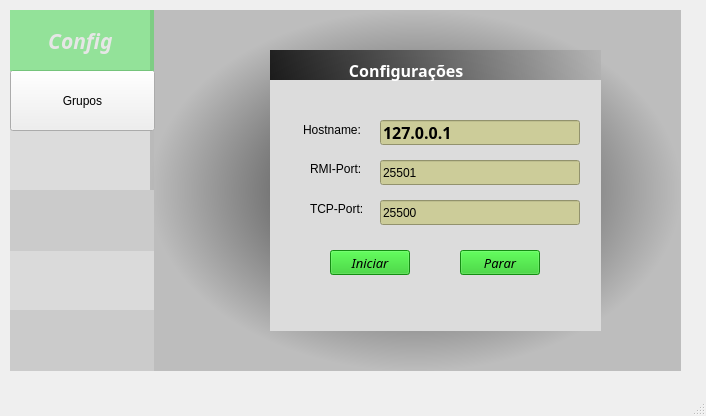
<?xml version="1.0" encoding="UTF-8"?>
<ui version="4.0">
 <class>MainWindow</class>
 <widget class="QMainWindow" name="MainWindow">
  <property name="geometry">
   <rect>
    <x>0</x>
    <y>0</y>
    <width>706</width>
    <height>416</height>
   </rect>
  </property>
  <property name="windowTitle">
   <string>MainWindow</string>
  </property>
  <widget class="QWidget" name="centralwidget">
   <widget class="QStackedWidget" name="stackedWidget">
    <property name="geometry">
     <rect>
      <x>10</x>
      <y>0</y>
      <width>691</width>
      <height>371</height>
     </rect>
    </property>
    <property name="currentIndex">
     <number>2</number>
    </property>
    <widget class="QWidget" name="page">
     <widget class="QLabel" name="label">
      <property name="geometry">
       <rect>
        <x>170</x>
        <y>20</y>
        <width>54</width>
        <height>17</height>
       </rect>
      </property>
      <property name="text">
       <string>Grupos</string>
      </property>
     </widget>
     <widget class="QListWidget" name="lista_grupos">
      <property name="geometry">
       <rect>
        <x>160</x>
        <y>50</y>
        <width>111</width>
        <height>121</height>
       </rect>
      </property>
     </widget>
     <widget class="QLabel" name="label_11">
      <property name="geometry">
       <rect>
        <x>0</x>
        <y>10</y>
        <width>144</width>
        <height>361</height>
       </rect>
      </property>
      <property name="maximumSize">
       <size>
        <width>144</width>
        <height>400</height>
       </size>
      </property>
      <property name="styleSheet">
       <string notr="true">background-color: rgb(220, 220, 220);</string>
      </property>
      <property name="text">
       <string/>
      </property>
     </widget>
     <widget class="QLabel" name="label_16">
      <property name="geometry">
       <rect>
        <x>140</x>
        <y>10</y>
        <width>531</width>
        <height>361</height>
       </rect>
      </property>
      <property name="styleSheet">
       <string notr="true">background-color: qradialgradient(spread:pad, cx:0.5, cy:0.5, radius:0.5, fx:0.5, fy:0.5, stop:0 rgba(0, 0, 0, 214), stop:1 rgba(179, 179, 179, 216));</string>
      </property>
      <property name="text">
       <string/>
      </property>
     </widget>
     <widget class="QLabel" name="label_18">
      <property name="geometry">
       <rect>
        <x>0</x>
        <y>190</y>
        <width>144</width>
        <height>61</height>
       </rect>
      </property>
      <property name="maximumSize">
       <size>
        <width>144</width>
        <height>400</height>
       </size>
      </property>
      <property name="font">
       <font>
        <family>Microsoft YaHei</family>
        <pointsize>14</pointsize>
        <weight>75</weight>
        <italic>false</italic>
        <bold>true</bold>
       </font>
      </property>
      <property name="layoutDirection">
       <enum>Qt::RightToLeft</enum>
      </property>
      <property name="styleSheet">
       <string notr="true">background-color: rgb(203, 203, 203);</string>
      </property>
      <property name="text">
       <string/>
      </property>
     </widget>
     <widget class="QLabel" name="label_20">
      <property name="geometry">
       <rect>
        <x>0</x>
        <y>310</y>
        <width>144</width>
        <height>61</height>
       </rect>
      </property>
      <property name="maximumSize">
       <size>
        <width>144</width>
        <height>400</height>
       </size>
      </property>
      <property name="font">
       <font>
        <family>Microsoft YaHei</family>
        <pointsize>14</pointsize>
        <weight>75</weight>
        <italic>false</italic>
        <bold>true</bold>
       </font>
      </property>
      <property name="layoutDirection">
       <enum>Qt::RightToLeft</enum>
      </property>
      <property name="styleSheet">
       <string notr="true">background-color: rgb(203, 203, 203);</string>
      </property>
      <property name="text">
       <string/>
      </property>
     </widget>
     <widget class="QLabel" name="label_21">
      <property name="geometry">
       <rect>
        <x>0</x>
        <y>250</y>
        <width>144</width>
        <height>61</height>
       </rect>
      </property>
      <property name="maximumSize">
       <size>
        <width>144</width>
        <height>400</height>
       </size>
      </property>
      <property name="font">
       <font>
        <family>Microsoft YaHei</family>
        <pointsize>14</pointsize>
        <weight>75</weight>
        <italic>false</italic>
        <bold>true</bold>
       </font>
      </property>
      <property name="layoutDirection">
       <enum>Qt::RightToLeft</enum>
      </property>
      <property name="styleSheet">
       <string notr="true">background-color: rgb(218, 218, 218);</string>
      </property>
      <property name="text">
       <string/>
      </property>
     </widget>
     <widget class="QLabel" name="label_19">
      <property name="geometry">
       <rect>
        <x>0</x>
        <y>70</y>
        <width>144</width>
        <height>61</height>
       </rect>
      </property>
      <property name="maximumSize">
       <size>
        <width>144</width>
        <height>400</height>
       </size>
      </property>
      <property name="font">
       <font>
        <family>Microsoft YaHei</family>
        <pointsize>16</pointsize>
        <weight>75</weight>
        <italic>true</italic>
        <bold>true</bold>
       </font>
      </property>
      <property name="layoutDirection">
       <enum>Qt::RightToLeft</enum>
      </property>
      <property name="styleSheet">
       <string notr="true">background-color: rgba(32, 234, 49, 100);
color: rgb(230, 230, 230);</string>
      </property>
      <property name="text">
       <string>      Grupos</string>
      </property>
     </widget>
     <widget class="QLineEdit" name="gruponame">
      <property name="geometry">
       <rect>
        <x>400</x>
        <y>90</y>
        <width>200</width>
        <height>25</height>
       </rect>
      </property>
      <property name="maximumSize">
       <size>
        <width>200</width>
        <height>25</height>
       </size>
      </property>
      <property name="font">
       <font>
        <family>Maiandra GD</family>
        <pointsize>12</pointsize>
        <weight>75</weight>
        <bold>true</bold>
       </font>
      </property>
      <property name="accessibleDescription">
       <string>User</string>
      </property>
      <property name="styleSheet">
       <string notr="true">background-color: rgb(204, 204, 153);</string>
      </property>
      <property name="text">
       <string/>
      </property>
      <property name="placeholderText">
       <string>user</string>
      </property>
     </widget>
     <widget class="QLabel" name="label_27">
      <property name="geometry">
       <rect>
        <x>323</x>
        <y>90</y>
        <width>61</width>
        <height>20</height>
       </rect>
      </property>
      <property name="text">
       <string>Nome:</string>
      </property>
     </widget>
     <widget class="QPushButton" name="bt_criargrupo">
      <property name="geometry">
       <rect>
        <x>420</x>
        <y>140</y>
        <width>80</width>
        <height>25</height>
       </rect>
      </property>
      <property name="maximumSize">
       <size>
        <width>80</width>
        <height>25</height>
       </size>
      </property>
      <property name="palette">
       <palette>
        <active>
         <colorrole role="Button">
          <brush brushstyle="SolidPattern">
           <color alpha="255">
            <red>28</red>
            <green>198</green>
            <blue>25</blue>
           </color>
          </brush>
         </colorrole>
         <colorrole role="Base">
          <brush brushstyle="SolidPattern">
           <color alpha="255">
            <red>28</red>
            <green>198</green>
            <blue>25</blue>
           </color>
          </brush>
         </colorrole>
         <colorrole role="Window">
          <brush brushstyle="SolidPattern">
           <color alpha="255">
            <red>28</red>
            <green>198</green>
            <blue>25</blue>
           </color>
          </brush>
         </colorrole>
        </active>
        <inactive>
         <colorrole role="Button">
          <brush brushstyle="SolidPattern">
           <color alpha="255">
            <red>28</red>
            <green>198</green>
            <blue>25</blue>
           </color>
          </brush>
         </colorrole>
         <colorrole role="Base">
          <brush brushstyle="SolidPattern">
           <color alpha="255">
            <red>28</red>
            <green>198</green>
            <blue>25</blue>
           </color>
          </brush>
         </colorrole>
         <colorrole role="Window">
          <brush brushstyle="SolidPattern">
           <color alpha="255">
            <red>28</red>
            <green>198</green>
            <blue>25</blue>
           </color>
          </brush>
         </colorrole>
        </inactive>
        <disabled>
         <colorrole role="Button">
          <brush brushstyle="SolidPattern">
           <color alpha="255">
            <red>28</red>
            <green>198</green>
            <blue>25</blue>
           </color>
          </brush>
         </colorrole>
         <colorrole role="Base">
          <brush brushstyle="SolidPattern">
           <color alpha="255">
            <red>28</red>
            <green>198</green>
            <blue>25</blue>
           </color>
          </brush>
         </colorrole>
         <colorrole role="Window">
          <brush brushstyle="SolidPattern">
           <color alpha="255">
            <red>28</red>
            <green>198</green>
            <blue>25</blue>
           </color>
          </brush>
         </colorrole>
        </disabled>
       </palette>
      </property>
      <property name="font">
       <font>
        <family>Lucida Sans Unicode</family>
        <pointsize>10</pointsize>
        <italic>true</italic>
       </font>
      </property>
      <property name="styleSheet">
       <string notr="true">background-color: rgb(28, 198, 25);</string>
      </property>
      <property name="text">
       <string>Criar</string>
      </property>
     </widget>
     <widget class="QLabel" name="label_2">
      <property name="geometry">
       <rect>
        <x>440</x>
        <y>70</y>
        <width>81</width>
        <height>17</height>
       </rect>
      </property>
      <property name="text">
       <string>Criar grupo</string>
      </property>
     </widget>
     <widget class="QPushButton" name="ir_config">
      <property name="geometry">
       <rect>
        <x>0</x>
        <y>10</y>
        <width>145</width>
        <height>61</height>
       </rect>
      </property>
      <property name="maximumSize">
       <size>
        <width>145</width>
        <height>100</height>
       </size>
      </property>
      <property name="text">
       <string>Config</string>
      </property>
     </widget>
     <widget class="QListWidget" name="lista_onlines">
      <property name="geometry">
       <rect>
        <x>220</x>
        <y>220</y>
        <width>151</width>
        <height>141</height>
       </rect>
      </property>
     </widget>
     <widget class="QLabel" name="label_5">
      <property name="geometry">
       <rect>
        <x>230</x>
        <y>190</y>
        <width>111</width>
        <height>17</height>
       </rect>
      </property>
      <property name="text">
       <string>Usuarios Online</string>
      </property>
     </widget>
     <widget class="QListWidget" name="lista_banidos">
      <property name="geometry">
       <rect>
        <x>440</x>
        <y>220</y>
        <width>151</width>
        <height>141</height>
       </rect>
      </property>
     </widget>
     <widget class="QLabel" name="label_13">
      <property name="geometry">
       <rect>
        <x>450</x>
        <y>190</y>
        <width>111</width>
        <height>17</height>
       </rect>
      </property>
      <property name="text">
       <string>Usuarios Banidos</string>
      </property>
     </widget>
     <zorder>label_11</zorder>
     <zorder>label_16</zorder>
     <zorder>label_20</zorder>
     <zorder>label_18</zorder>
     <zorder>label</zorder>
     <zorder>lista_grupos</zorder>
     <zorder>label_21</zorder>
     <zorder>label_19</zorder>
     <zorder>gruponame</zorder>
     <zorder>label_27</zorder>
     <zorder>bt_criargrupo</zorder>
     <zorder>label_2</zorder>

     <zorder>ir_config</zorder>
     <zorder>lista_onlines</zorder>
     <zorder>label_5</zorder>
     <zorder>lista_banidos</zorder>
     <zorder>label_13</zorder>
    </widget>
    <widget class="QWidget" name="page_3">
     <widget class="QLabel" name="label_46">
      <property name="geometry">
       <rect>
        <x>0</x>
        <y>120</y>
        <width>144</width>
        <height>61</height>
       </rect>
      </property>
      <property name="maximumSize">
       <size>
        <width>144</width>
        <height>400</height>
       </size>
      </property>
      <property name="font">
       <font>
        <family>Microsoft YaHei</family>
        <pointsize>16</pointsize>
        <weight>75</weight>
        <italic>true</italic>
        <bold>true</bold>
       </font>
      </property>
      <property name="layoutDirection">
       <enum>Qt::RightToLeft</enum>
      </property>
      <property name="styleSheet">
       <string notr="true">background-color: rgba(32, 234, 49, 100);
color: rgb(230, 230, 230);</string>
      </property>
      <property name="text">
       <string>    Logs</string>
      </property>
     </widget>
     <widget class="QLabel" name="label_47">
      <property name="geometry">
       <rect>
        <x>0</x>
        <y>240</y>
        <width>144</width>
        <height>61</height>
       </rect>
      </property>
      <property name="maximumSize">
       <size>
        <width>144</width>
        <height>400</height>
       </size>
      </property>
      <property name="font">
       <font>
        <family>Microsoft YaHei</family>
        <pointsize>14</pointsize>
        <weight>75</weight>
        <italic>false</italic>
        <bold>true</bold>
       </font>
      </property>
      <property name="layoutDirection">
       <enum>Qt::RightToLeft</enum>
      </property>
      <property name="styleSheet">
       <string notr="true">background-color: rgb(218, 218, 218);</string>
      </property>
      <property name="text">
       <string/>
      </property>
     </widget>
     <widget class="QLabel" name="label_48">
      <property name="geometry">
       <rect>
        <x>0</x>
        <y>180</y>
        <width>144</width>
        <height>61</height>
       </rect>
      </property>
      <property name="maximumSize">
       <size>
        <width>144</width>
        <height>400</height>
       </size>
      </property>
      <property name="font">
       <font>
        <family>Microsoft YaHei</family>
        <pointsize>14</pointsize>
        <weight>75</weight>
        <italic>false</italic>
        <bold>true</bold>
       </font>
      </property>
      <property name="layoutDirection">
       <enum>Qt::RightToLeft</enum>
      </property>
      <property name="styleSheet">
       <string notr="true">background-color: rgb(203, 203, 203);</string>
      </property>
      <property name="text">
       <string/>
      </property>
     </widget>
     <widget class="QLabel" name="label_49">
      <property name="geometry">
       <rect>
        <x>140</x>
        <y>0</y>
        <width>531</width>
        <height>361</height>
       </rect>
      </property>
      <property name="styleSheet">
       <string notr="true">background-color: qradialgradient(spread:pad, cx:0.5, cy:0.5, radius:0.5, fx:0.5, fy:0.5, stop:0 rgba(0, 0, 0, 214), stop:1 rgba(179, 179, 179, 216));</string>
      </property>
      <property name="text">
       <string/>
      </property>
     </widget>
     <widget class="QLabel" name="label_51">
      <property name="geometry">
       <rect>
        <x>0</x>
        <y>300</y>
        <width>144</width>
        <height>61</height>
       </rect>
      </property>
      <property name="maximumSize">
       <size>
        <width>144</width>
        <height>400</height>
       </size>
      </property>
      <property name="font">
       <font>
        <family>Microsoft YaHei</family>
        <pointsize>14</pointsize>
        <weight>75</weight>
        <italic>false</italic>
        <bold>true</bold>
       </font>
      </property>
      <property name="layoutDirection">
       <enum>Qt::RightToLeft</enum>
      </property>
      <property name="styleSheet">
       <string notr="true">background-color: rgb(203, 203, 203);</string>
      </property>
      <property name="text">
       <string/>
      </property>
     </widget>

     <widget class="QLabel" name="label_3">
      <property name="geometry">
       <rect>
        <x>190</x>
        <y>30</y>
        <width>54</width>
        <height>17</height>
       </rect>
      </property>
      <property name="text">
       <string>Logs</string>
      </property>
     </widget>
     <widget class="QPushButton" name="bt_limpar_logs">
      <property name="geometry">
       <rect>
        <x>360</x>
        <y>310</y>
        <width>80</width>
        <height>25</height>
       </rect>
      </property>
      <property name="maximumSize">
       <size>
        <width>80</width>
        <height>25</height>
       </size>
      </property>
      <property name="palette">
       <palette>
        <active>
<!--         <colorrole role="Button">-->
<!--          <brush brushstyle="SolidPattern">-->
<!--           <color alpha="255">-->
<!--            <red>28</red>-->
<!--            <green>198</green>-->
<!--            <blue>25</blue>-->
<!--           </color>-->
<!--          </brush>-->
<!--         </colorrole>-->
<!--         <colorrole role="Base">-->
<!--          <brush brushstyle="SolidPattern">-->
<!--           <color alpha="255">-->
<!--            <red>28</red>-->
<!--            <green>198</green>-->
<!--            <blue>25</blue>-->
<!--           </color>-->
<!--          </brush>-->
<!--         </colorrole>-->
         <colorrole role="Window">
          <brush brushstyle="SolidPattern">
           <color alpha="255">
            <red>28</red>
            <green>198</green>
            <blue>25</blue>
           </color>
          </brush>
         </colorrole>
        </active>
        <inactive>
         <colorrole role="Button">
          <brush brushstyle="SolidPattern">
           <color alpha="255">
            <red>28</red>
            <green>198</green>
            <blue>25</blue>
           </color>
          </brush>
         </colorrole>
         <colorrole role="Base">
          <brush brushstyle="SolidPattern">
           <color alpha="255">
            <red>28</red>
            <green>198</green>
            <blue>25</blue>
           </color>
          </brush>
         </colorrole>
         <colorrole role="Window">
          <brush brushstyle="SolidPattern">
           <color alpha="255">
            <red>28</red>
            <green>198</green>
            <blue>25</blue>
           </color>
          </brush>
         </colorrole>
        </inactive>
        <disabled>
         <colorrole role="Button">
          <brush brushstyle="SolidPattern">
           <color alpha="255">
            <red>28</red>
            <green>198</green>
            <blue>25</blue>
           </color>
          </brush>
         </colorrole>
         <colorrole role="Base">
          <brush brushstyle="SolidPattern">
           <color alpha="255">
            <red>28</red>
            <green>198</green>
            <blue>25</blue>
           </color>
          </brush>
         </colorrole>
         <colorrole role="Window">
          <brush brushstyle="SolidPattern">
           <color alpha="255">
            <red>28</red>
            <green>198</green>
            <blue>25</blue>
           </color>
          </brush>
         </colorrole>
        </disabled>
       </palette>
      </property>
      <property name="font">
       <font>
        <family>Lucida Sans Unicode</family>
        <pointsize>10</pointsize>
        <italic>true</italic>
       </font>
      </property>
      <property name="styleSheet">
       <string notr="true">background-color: rgb(28, 198, 25);</string>
      </property>
      <property name="text">
       <string>Limpar</string>
      </property>
     </widget>
     <widget class="QPushButton" name="ir_config_2">
      <property name="geometry">
       <rect>
        <x>0</x>
        <y>0</y>
        <width>145</width>
        <height>61</height>
       </rect>
      </property>
      <property name="maximumSize">
       <size>
        <width>145</width>
        <height>100</height>
       </size>
      </property>
      <property name="text">
       <string>Config</string>
      </property>
     </widget>
     <widget class="QPushButton" name="ir_grupos_2">
      <property name="geometry">
       <rect>
        <x>0</x>
        <y>60</y>
        <width>145</width>
        <height>61</height>
       </rect>
      </property>
      <property name="maximumSize">
       <size>
        <width>145</width>
        <height>100</height>
       </size>
      </property>
      <property name="text">
       <string>Grupos</string>
      </property>
     </widget>
     <zorder>label_49</zorder>
     <zorder>label_51</zorder>
     <zorder>label_48</zorder>
     <zorder>label_47</zorder>
     <zorder>label_46</zorder>
     <zorder>lista_logs</zorder>
     <zorder>label_3</zorder>
     <zorder>bt_limpar_logs</zorder>
     <zorder>ir_config_2</zorder>
     <zorder>ir_grupos_2</zorder>
    </widget>
    <widget class="QWidget" name="page_2">
     <widget class="QLineEdit" name="lobby_port">
      <property name="geometry">
       <rect>
        <x>370</x>
        <y>160</y>
        <width>200</width>
        <height>25</height>
       </rect>
      </property>
      <property name="maximumSize">
       <size>
        <width>200</width>
        <height>25</height>
       </size>
      </property>
      <property name="styleSheet">
       <string notr="true">background-color: rgb(204, 204, 153);</string>
      </property>
      <property name="text">
       <string>25501</string>
      </property>
      <property name="echoMode">
       <enum>QLineEdit::Normal</enum>
      </property>
     </widget>
     <widget class="QPushButton" name="bt_start">
      <property name="geometry">
       <rect>
        <x>320</x>
        <y>250</y>
        <width>80</width>
        <height>25</height>
       </rect>
      </property>
      <property name="maximumSize">
       <size>
        <width>80</width>
        <height>25</height>
       </size>
      </property>
      <property name="palette">
       <palette>
        <active>
         <colorrole role="Button">
          <brush brushstyle="SolidPattern">
           <color alpha="255">
            <red>28</red>
            <green>198</green>
            <blue>25</blue>
           </color>
          </brush>
         </colorrole>
         <colorrole role="Base">
          <brush brushstyle="SolidPattern">
           <color alpha="255">
            <red>28</red>
            <green>198</green>
            <blue>25</blue>
           </color>
          </brush>
         </colorrole>
         <colorrole role="Window">
          <brush brushstyle="SolidPattern">
           <color alpha="255">
            <red>28</red>
            <green>198</green>
            <blue>25</blue>
           </color>
          </brush>
         </colorrole>
        </active>
        <inactive>
         <colorrole role="Button">
          <brush brushstyle="SolidPattern">
           <color alpha="255">
            <red>28</red>
            <green>198</green>
            <blue>25</blue>
           </color>
          </brush>
         </colorrole>
         <colorrole role="Base">
          <brush brushstyle="SolidPattern">
           <color alpha="255">
            <red>28</red>
            <green>198</green>
            <blue>25</blue>
           </color>
          </brush>
         </colorrole>
         <colorrole role="Window">
          <brush brushstyle="SolidPattern">
           <color alpha="255">
            <red>28</red>
            <green>198</green>
            <blue>25</blue>
           </color>
          </brush>
         </colorrole>
        </inactive>
        <disabled>
         <colorrole role="Button">
          <brush brushstyle="SolidPattern">
           <color alpha="255">
            <red>28</red>
            <green>198</green>
            <blue>25</blue>
           </color>
          </brush>
         </colorrole>
         <colorrole role="Base">
          <brush brushstyle="SolidPattern">
           <color alpha="255">
            <red>28</red>
            <green>198</green>
            <blue>25</blue>
           </color>
          </brush>
         </colorrole>
         <colorrole role="Window">
          <brush brushstyle="SolidPattern">
           <color alpha="255">
            <red>28</red>
            <green>198</green>
            <blue>25</blue>
           </color>
          </brush>
         </colorrole>
        </disabled>
       </palette>
      </property>
      <property name="font">
       <font>
        <family>Lucida Sans Unicode</family>
        <pointsize>10</pointsize>
        <italic>true</italic>
       </font>
      </property>
      <property name="styleSheet">
       <string notr="true">background-color: rgb(28, 198, 25);</string>
      </property>
      <property name="text">
       <string>Iniciar</string>
      </property>
     </widget>
     <widget class="QPushButton" name="ir_grupos">
      <property name="geometry">
       <rect>
        <x>0</x>
        <y>70</y>
        <width>145</width>
        <height>61</height>
       </rect>
      </property>
      <property name="maximumSize">
       <size>
        <width>145</width>
        <height>100</height>
       </size>
      </property>
      <property name="text">
       <string>Grupos</string>
      </property>
     </widget>
     <widget class="QLineEdit" name="server">
      <property name="geometry">
       <rect>
        <x>370</x>
        <y>120</y>
        <width>200</width>
        <height>25</height>
       </rect>
      </property>
      <property name="maximumSize">
       <size>
        <width>200</width>
        <height>25</height>
       </size>
      </property>
      <property name="font">
       <font>
        <family>Maiandra GD</family>
        <pointsize>12</pointsize>
        <weight>75</weight>
        <bold>true</bold>
       </font>
      </property>
      <property name="accessibleDescription">
       <string>User</string>
      </property>
      <property name="styleSheet">
       <string notr="true">background-color: rgb(204, 204, 153);</string>
      </property>
      <property name="text">
       <string>127.0.0.1</string>
      </property>
      <property name="placeholderText">
       <string>user</string>
      </property>
     </widget>
     <widget class="QLabel" name="label_warning">
      <property name="geometry">
       <rect>
        <x>230</x>
        <y>60</y>
        <width>271</width>
        <height>20</height>
       </rect>
      </property>
      <property name="maximumSize">
       <size>
        <width>271</width>
        <height>20</height>
       </size>
      </property>
      <property name="font">
       <font>
        <family>Nirmala UI</family>
        <pointsize>10</pointsize>
        <weight>75</weight>
        <bold>true</bold>
       </font>
      </property>
      <property name="styleSheet">
       <string notr="true">color: rgb(255, 1, 1);</string>
      </property>
      <property name="text">
       <string/>
      </property>
     </widget>
     <widget class="QLabel" name="label_6">
      <property name="geometry">
       <rect>
        <x>260</x>
        <y>50</y>
        <width>331</width>
        <height>271</height>
       </rect>
      </property>
      <property name="styleSheet">
       <string notr="true">background-color: qlineargradient(spread:pad, x1:0, y1:0.153409, x2:1, y2:0, stop:0 rgba(0, 0, 0, 214), stop:1 rgba(179, 179, 179, 216));</string>
      </property>
      <property name="text">
       <string/>
      </property>
     </widget>
     <widget class="QLabel" name="label_7">
      <property name="geometry">
       <rect>
        <x>260</x>
        <y>80</y>
        <width>331</width>
        <height>251</height>
       </rect>
      </property>
      <property name="styleSheet">
       <string notr="true">background-color: rgb(220, 220, 220);</string>
      </property>
      <property name="text">
       <string/>
      </property>
     </widget>
     <widget class="QLabel" name="label_4">
      <property name="geometry">
       <rect>
        <x>260</x>
        <y>60</y>
        <width>261</width>
        <height>21</height>
       </rect>
      </property>
      <property name="font">
       <font>
        <family>Maiandra GD</family>
        <pointsize>12</pointsize>
        <weight>75</weight>
        <bold>true</bold>
       </font>
      </property>
      <property name="styleSheet">
       <string notr="true">color: rgb(255, 255, 255);</string>
      </property>
      <property name="text">
       <string>                   Configurações</string>
      </property>
     </widget>
     <widget class="QLabel" name="label_8">
      <property name="geometry">
       <rect>
        <x>0</x>
        <y>10</y>
        <width>144</width>
        <height>361</height>
       </rect>
      </property>
      <property name="maximumSize">
       <size>
        <width>144</width>
        <height>400</height>
       </size>
      </property>
      <property name="styleSheet">
       <string notr="true">background-color: rgb(220, 220, 220);</string>
      </property>
      <property name="text">
       <string/>
      </property>
     </widget>
     <widget class="QLabel" name="label_9">
      <property name="geometry">
       <rect>
        <x>140</x>
        <y>10</y>
        <width>531</width>
        <height>361</height>
       </rect>
      </property>
      <property name="styleSheet">
       <string notr="true">background-color: qradialgradient(spread:pad, cx:0.5, cy:0.5, radius:0.5, fx:0.5, fy:0.5, stop:0 rgba(0, 0, 0, 214), stop:1 rgba(179, 179, 179, 216));</string>
      </property>
      <property name="text">
       <string/>
      </property>
     </widget>
     <widget class="QLabel" name="label_10">
      <property name="geometry">
       <rect>
        <x>0</x>
        <y>10</y>
        <width>144</width>
        <height>61</height>
       </rect>
      </property>
      <property name="maximumSize">
       <size>
        <width>144</width>
        <height>400</height>
       </size>
      </property>
      <property name="font">
       <font>
        <family>Microsoft YaHei</family>
        <pointsize>16</pointsize>
        <weight>75</weight>
        <italic>true</italic>
        <bold>true</bold>
       </font>
      </property>
      <property name="layoutDirection">
       <enum>Qt::RightToLeft</enum>
      </property>
      <property name="styleSheet">
       <string notr="true">background-color: rgba(32, 234, 49, 100);
color: rgb(230, 230, 230);</string>
      </property>
      <property name="text">
       <string>       Config</string>
      </property>
     </widget>
     <widget class="QLabel" name="label_42">
      <property name="geometry">
       <rect>
        <x>0</x>
        <y>250</y>
        <width>144</width>
        <height>61</height>
       </rect>
      </property>
      <property name="maximumSize">
       <size>
        <width>144</width>
        <height>400</height>
       </size>
      </property>
      <property name="font">
       <font>
        <family>Microsoft YaHei</family>
        <pointsize>14</pointsize>
        <weight>75</weight>
        <italic>false</italic>
        <bold>true</bold>
       </font>
      </property>
      <property name="layoutDirection">
       <enum>Qt::RightToLeft</enum>
      </property>
      <property name="styleSheet">
       <string notr="true">background-color: rgb(218, 218, 218);</string>
      </property>
      <property name="text">
       <string/>
      </property>
     </widget>
     <widget class="QLabel" name="label_43">
      <property name="geometry">
       <rect>
        <x>0</x>
        <y>190</y>
        <width>144</width>
        <height>61</height>
       </rect>
      </property>
      <property name="maximumSize">
       <size>
        <width>144</width>
        <height>400</height>
       </size>
      </property>
      <property name="font">
       <font>
        <family>Microsoft YaHei</family>
        <pointsize>14</pointsize>
        <weight>75</weight>
        <italic>false</italic>
        <bold>true</bold>
       </font>
      </property>
      <property name="layoutDirection">
       <enum>Qt::RightToLeft</enum>
      </property>
      <property name="styleSheet">
       <string notr="true">background-color: rgb(203, 203, 203);</string>
      </property>
      <property name="text">
       <string/>
      </property>
     </widget>
     <widget class="QLabel" name="label_44">
      <property name="geometry">
       <rect>
        <x>0</x>
        <y>310</y>
        <width>144</width>
        <height>61</height>
       </rect>
      </property>
      <property name="maximumSize">
       <size>
        <width>144</width>
        <height>400</height>
       </size>
      </property>
      <property name="font">
       <font>
        <family>Microsoft YaHei</family>
        <pointsize>14</pointsize>
        <weight>75</weight>
        <italic>false</italic>
        <bold>true</bold>
       </font>
      </property>
      <property name="layoutDirection">
       <enum>Qt::RightToLeft</enum>
      </property>
      <property name="styleSheet">
       <string notr="true">background-color: rgb(203, 203, 203);</string>
      </property>
      <property name="text">
       <string/>
      </property>
     </widget>
     <widget class="QLabel" name="label_12">
      <property name="geometry">
       <rect>
        <x>293</x>
        <y>120</y>
        <width>61</width>
        <height>20</height>
       </rect>
      </property>
      <property name="text">
       <string>Hostname:</string>
      </property>
     </widget>
     <widget class="QLabel" name="label_14">
      <property name="geometry">
       <rect>
        <x>300</x>
        <y>160</y>
        <width>54</width>
        <height>17</height>
       </rect>
      </property>
      <property name="text">
       <string>RMI-Port:</string>
      </property>
     </widget>
     <widget class="QLineEdit" name="port">
      <property name="geometry">
       <rect>
        <x>370</x>
        <y>200</y>
        <width>200</width>
        <height>25</height>
       </rect>
      </property>
      <property name="maximumSize">
       <size>
        <width>200</width>
        <height>25</height>
       </size>
      </property>
      <property name="styleSheet">
       <string notr="true">background-color: rgb(204, 204, 153);</string>
      </property>
      <property name="text">
       <string>25500</string>
      </property>
      <property name="echoMode">
       <enum>QLineEdit::Normal</enum>
      </property>
     </widget>
     <widget class="QLabel" name="label_22">
      <property name="geometry">
       <rect>
        <x>300</x>
        <y>200</y>
        <width>54</width>
        <height>17</height>
       </rect>
      </property>
      <property name="text">
       <string>TCP-Port:</string>
      </property>
     </widget>

     <widget class="QPushButton" name="bt_parar">
      <property name="geometry">
       <rect>
        <x>450</x>
        <y>250</y>
        <width>80</width>
        <height>25</height>
       </rect>
      </property>
      <property name="maximumSize">
       <size>
        <width>80</width>
        <height>25</height>
       </size>
      </property>
      <property name="palette">
       <palette>
        <active>
         <colorrole role="Button">
          <brush brushstyle="SolidPattern">
           <color alpha="255">
            <red>28</red>
            <green>198</green>
            <blue>25</blue>
           </color>
          </brush>
         </colorrole>
         <colorrole role="Base">
          <brush brushstyle="SolidPattern">
           <color alpha="255">
            <red>28</red>
            <green>198</green>
            <blue>25</blue>
           </color>
          </brush>
         </colorrole>
         <colorrole role="Window">
          <brush brushstyle="SolidPattern">
           <color alpha="255">
            <red>28</red>
            <green>198</green>
            <blue>25</blue>
           </color>
          </brush>
         </colorrole>
        </active>
        <inactive>
         <colorrole role="Button">
          <brush brushstyle="SolidPattern">
           <color alpha="255">
            <red>28</red>
            <green>198</green>
            <blue>25</blue>
           </color>
          </brush>
         </colorrole>
         <colorrole role="Base">
          <brush brushstyle="SolidPattern">
           <color alpha="255">
            <red>28</red>
            <green>198</green>
            <blue>25</blue>
           </color>
          </brush>
         </colorrole>
         <colorrole role="Window">
          <brush brushstyle="SolidPattern">
           <color alpha="255">
            <red>28</red>
            <green>198</green>
            <blue>25</blue>
           </color>
          </brush>
         </colorrole>
        </inactive>
        <disabled>
         <colorrole role="Button">
          <brush brushstyle="SolidPattern">
           <color alpha="255">
            <red>28</red>
            <green>198</green>
            <blue>25</blue>
           </color>
          </brush>
         </colorrole>
         <colorrole role="Base">
          <brush brushstyle="SolidPattern">
           <color alpha="255">
            <red>28</red>
            <green>198</green>
            <blue>25</blue>
           </color>
          </brush>
         </colorrole>
         <colorrole role="Window">
          <brush brushstyle="SolidPattern">
           <color alpha="255">
            <red>28</red>
            <green>198</green>
            <blue>25</blue>
           </color>
          </brush>
         </colorrole>
        </disabled>
       </palette>
      </property>
      <property name="font">
       <font>
        <family>Lucida Sans Unicode</family>
        <pointsize>10</pointsize>
        <italic>true</italic>
       </font>
      </property>
      <property name="styleSheet">
       <string notr="true">background-color: rgb(28, 198, 25);</string>
      </property>
      <property name="text">
       <string>Parar</string>
      </property>
     </widget>
     <zorder>label_8</zorder>
     <zorder>label_9</zorder>
     <zorder>label_6</zorder>
     <zorder>label_7</zorder>
     <zorder>lobby_port</zorder>
     <zorder>bt_start</zorder>
     <zorder>ir_grupos</zorder>
     <zorder>server</zorder>
     <zorder>label_warning</zorder>
     <zorder>label_4</zorder>
     <zorder>label_10</zorder>
     <zorder>label_42</zorder>
     <zorder>label_43</zorder>
     <zorder>label_44</zorder>
     <zorder>label_12</zorder>
     <zorder>label_14</zorder>
     <zorder>port</zorder>
     <zorder>label_22</zorder>
     <zorder>bt_parar</zorder>
    </widget>
   </widget>
  </widget>
  <widget class="QMenuBar" name="menubar">
   <property name="geometry">
    <rect>
     <x>0</x>
     <y>0</y>
     <width>706</width>
     <height>22</height>
    </rect>
   </property>
  </widget>
  <widget class="QStatusBar" name="statusbar"/>
 </widget>
 <resources/>
 <connections/>
</ui>
